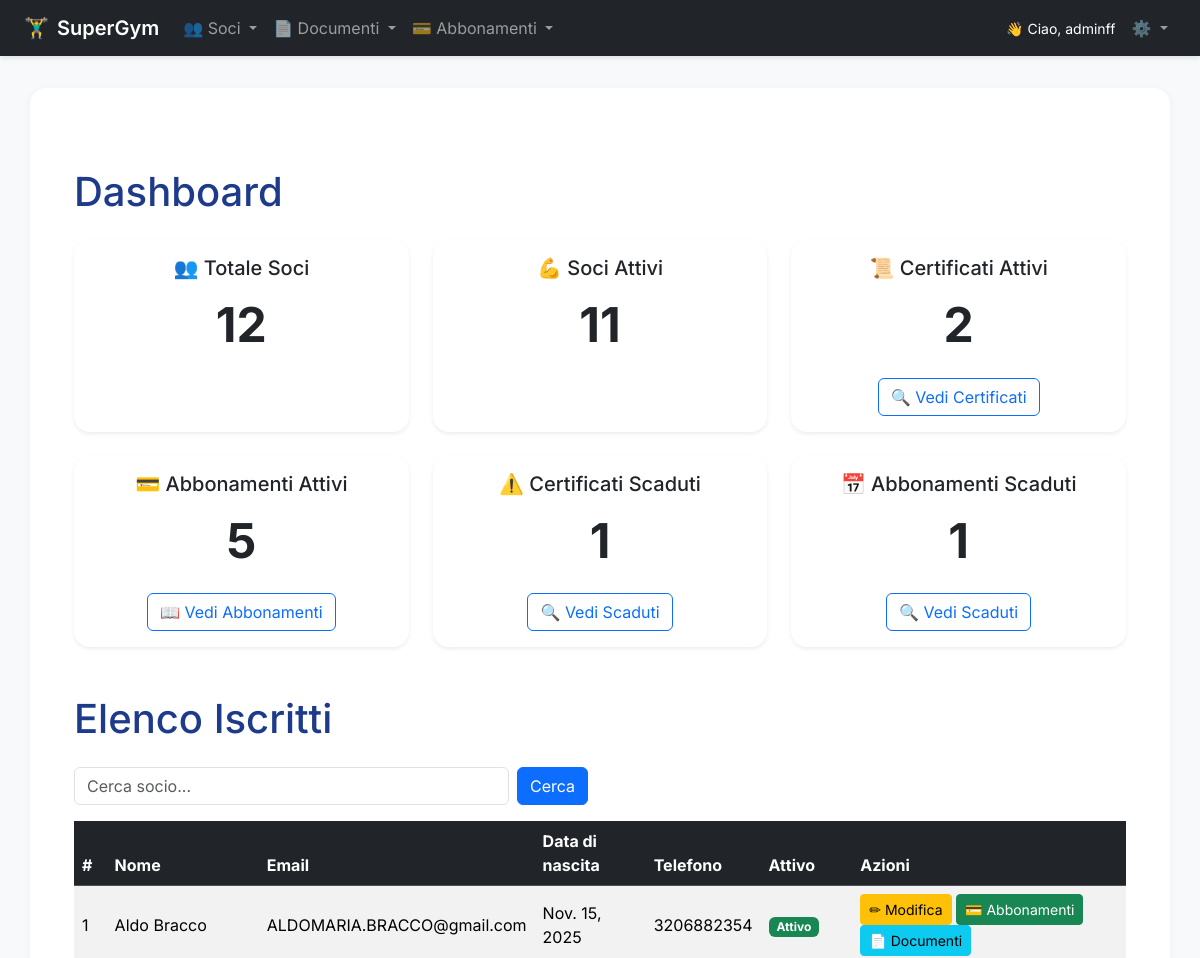
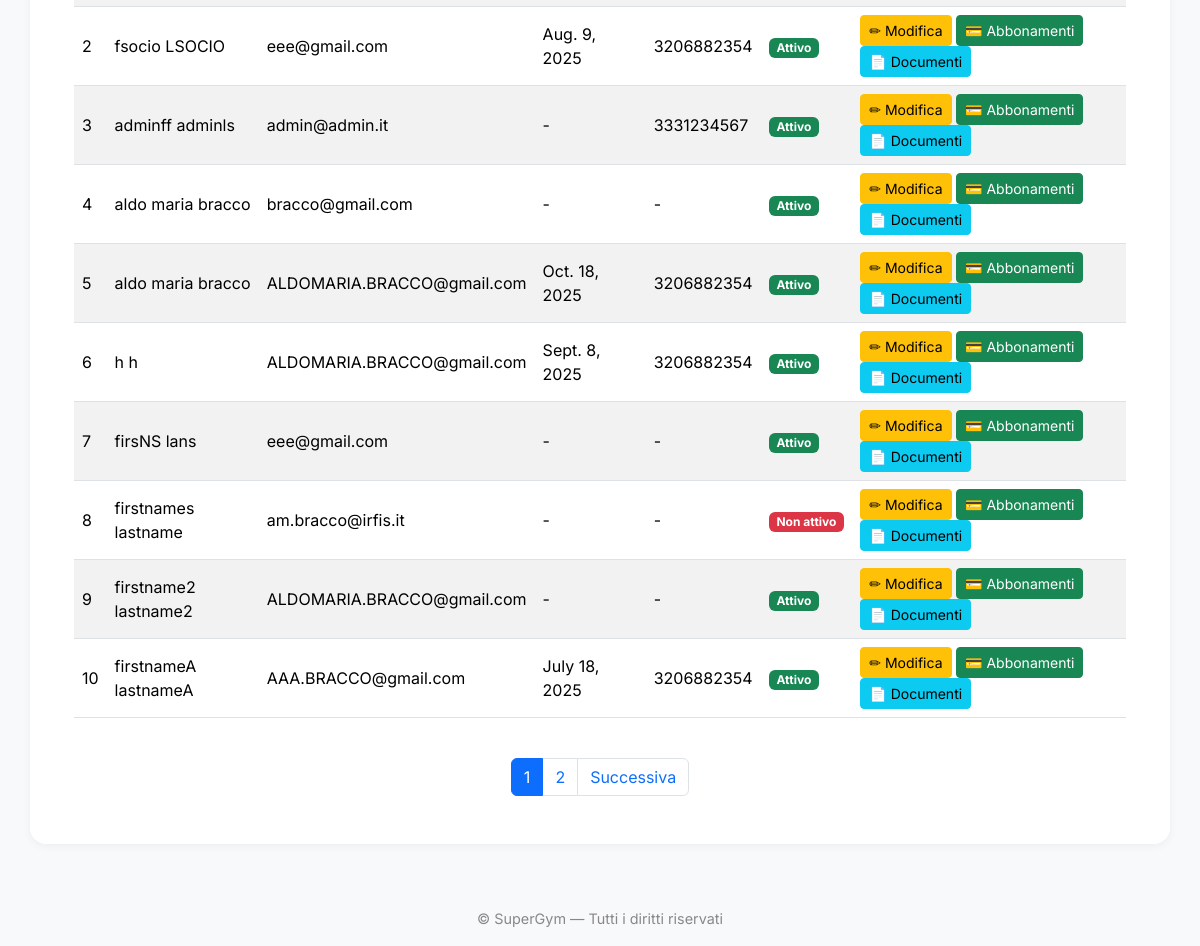
The page /dashboard/ (signed in) on the database as committed earlier (2 pictures, top to bottom).
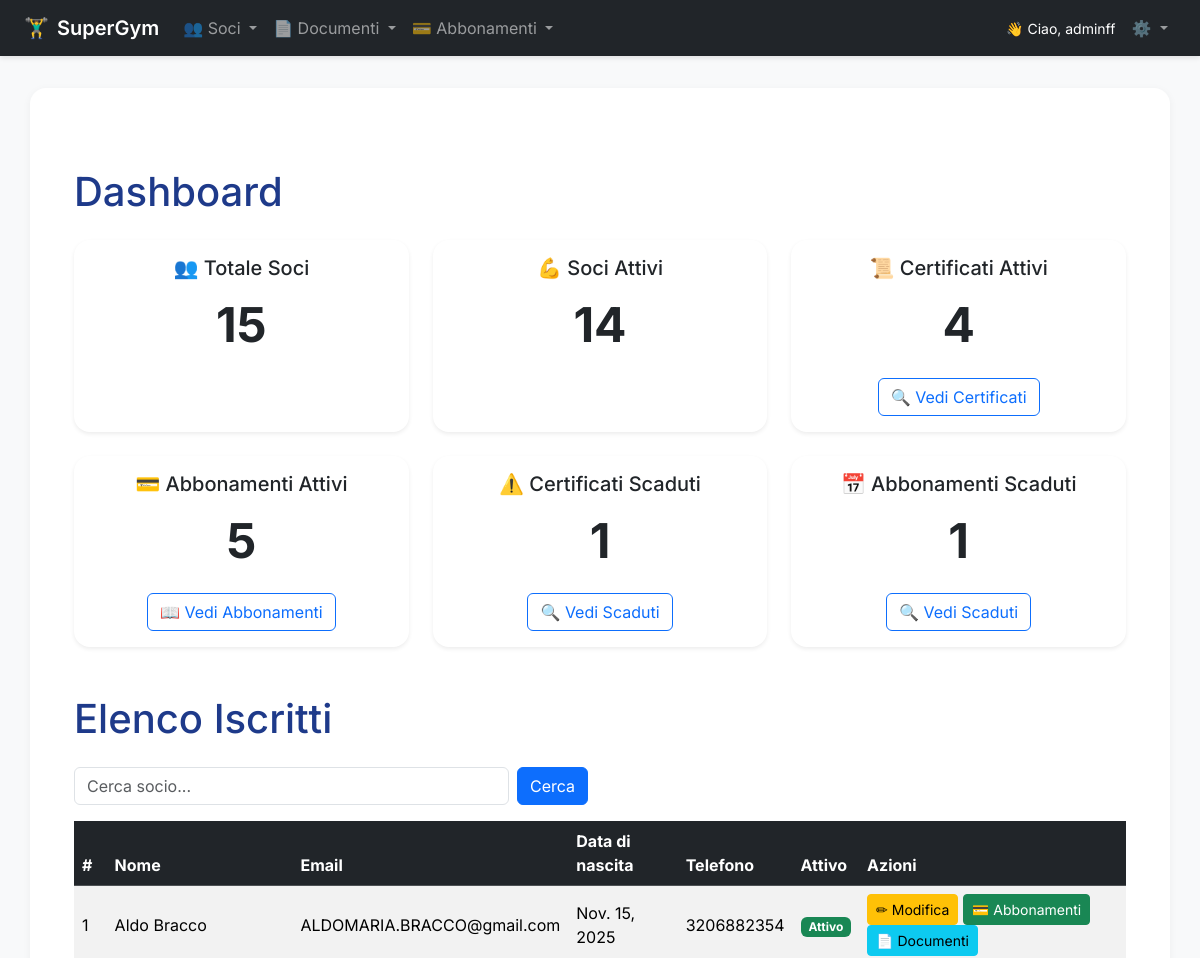
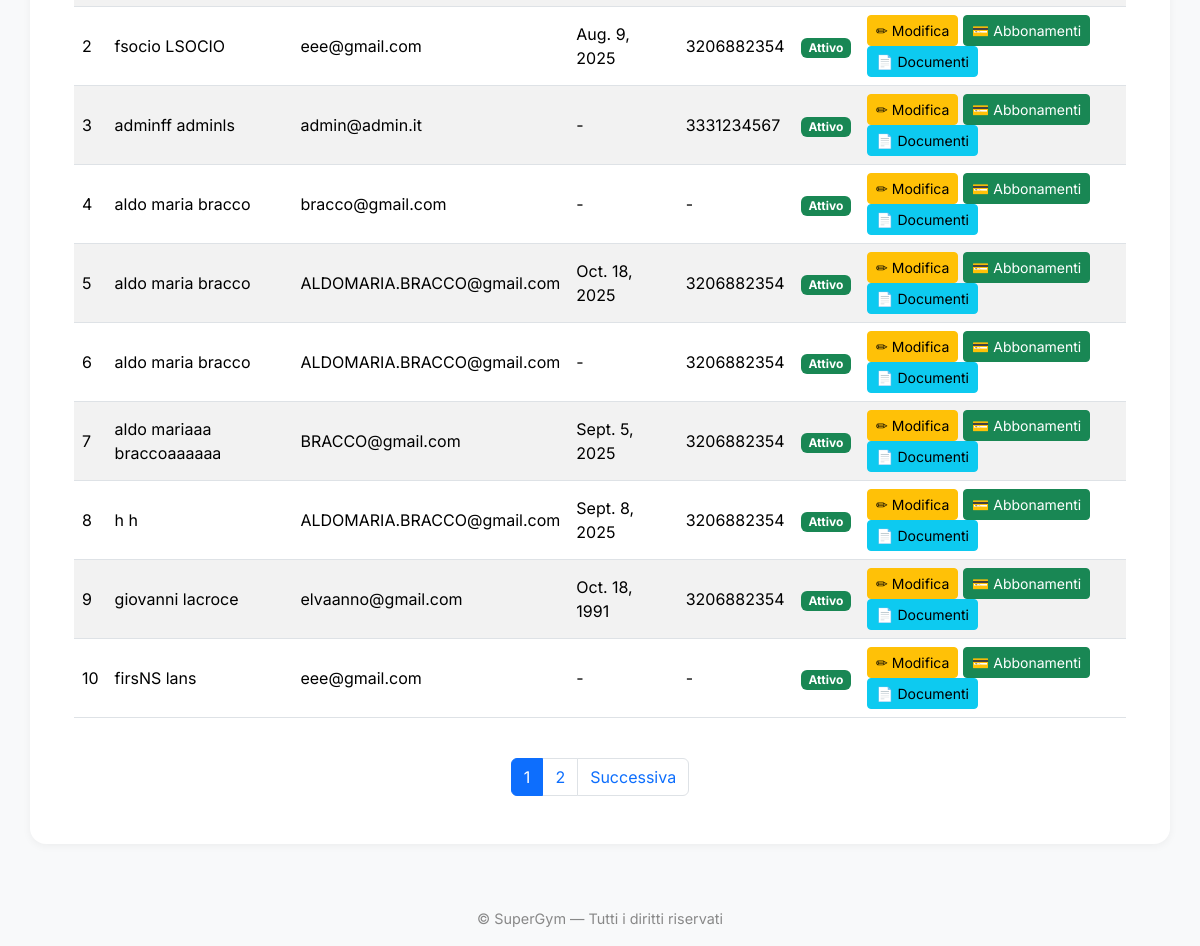
The same page on the database as committed later (2 pictures, top to bottom).
### members/models.py (models this page shows, shortened)
class Member(AbstractUser):
    first_name = models.CharField(_("Nome"), max_length=150, blank=False)
    last_name = models.CharField(_("Cognome"), max_length=150, blank=False)
    email = models.EmailField(_("Email"), blank=False)
    date_of_birth = models.DateField(_("Data di nascita"), null=True, blank=True)
    phone_number = models.CharField(_("Numero di telefono"), max_length=20, blank=True)
    address = models.CharField(_("Indirizzo"), max_length=255, blank=True)
    class Meta:
        verbose_name = _("Socio")
        verbose_name_plural = _("Soci")
        ordering = ['last_name', 'first_name']

### members/views.py (the view, shortened to what this page needs)
# urls.py: path('dashboard/', views.dashboard, name='dashboard'),
@login_required
def dashboard(request):
    user = request.user
    if user.is_staff or user.is_superuser:
        search_query = request.GET.get('q', '')
        members_qs = Member.objects.all()
        paginator = Paginator(members_qs.order_by('last_name', 'first_name'), 10)
        page_number = request.GET.get('page')
        members = paginator.get_page(page_number)
        total_members = Member.objects.count()
        active_members = Member.objects.filter(is_active=True).count()
        total_documents = MemberDocument.objects.count()
        today = timezone.now().date()
        expired_certificates = 0
        active_certificates = 0
        for member in Member.objects.all():
            latest_cert = member.documents.filter(document_type='MEDICAL_CERTIFICATE').order_by('-expiration_date').first()
            if latest_cert:
                if latest_cert.expiration_date and latest_cert.expiration_date < today:
                    expired_certificates += 1
                else:
                    active_certificates += 1
        from collections import defaultdict
        member_categories = defaultdict(dict)
        active_subscriptions = 0
        expired_subscriptions = 0
        for sub in Subscription.objects.select_related('member').all():
            member_id = sub.member.id
            category = sub.category
            if category not in member_categories[member_id] or sub.end_date > member_categories[member_id][category].end_date:
                member_categories[member_id][category] = sub
        for member_subs in member_categories.values():
            for sub in member_subs.values():
                if sub.start_date > today:
                    continue  # non ancora attivo
                elif sub.end_date < today:
                    expired_subscriptions += 1
                else:
                    active_subscriptions += 1
        total_subscriptions = Subscription.objects.count()
        context = {
            'members': members,
            'total_members': total_members,
            'active_members': active_members,
            'total_documents': total_documents,
            'expired_certificates': expired_certificates,
            'active_certificates': active_certificates,
            'total_subscriptions': total_subscriptions,
            'active_subscriptions': active_subscriptions,
            'expired_subscriptions': expired_subscriptions,
            'request': request,
        }
        return render(request, 'dashboard.html', context)

### templates/dashboard.html (shortened to what the changed rows need)
{% extends "base.html" %}
{% load static %}
{% block content %}
{% block head %}
<link href="{% static '/css/dashboard.css' %}" rel="stylesheet">
{% endblock %}
<div class="container mt-5">
    <h1 class="mb-4">Dashboard</h1>
        <div class="row g-4 mb-5">
        <div class="col-md-4 col-sm-6">
            <div class="card h-100 shadow-sm border-0 bg-gradient"
                 style="background: linear-gradient(135deg, #fff3cd, #ffe69c);">
                <div class="card-body text-center">
                    <h5 class="card-title mb-3">👥 Totale Soci</h5>
                    <p class="display-5 fw-bold">{{ total_members }}</p>
                </div>
            </div>
        </div>
        <div class="col-md-4 col-sm-6">
            <div class="card h-100 shadow-sm border-0 bg-gradient"
                 style="background: linear-gradient(135deg, #198754, #28a745);">
                <div class="card-body text-center">
                    <h5 class="card-title mb-3">💪 Soci Attivi</h5>
                    <p class="display-5 fw-bold">{{ active_members }}</p>
                </div>
            </div>
        </div>
        <div class="col-md-4 col-sm-6">
            <div class="card h-100 shadow-sm border-0 bg-gradient"
                 style="background: linear-gradient(135deg, #fff3cd, #ffe69c);">
                <div class="card-body text-center">
                    <h5 class="card-title mb-3">📜 Certificati Attivi</h5>
                    <p class="display-5 fw-bold">{{ active_certificates }}</p>
                    <a href="{% url 'members:medical_certificate_status' %}?status=Attivo"
                       class="btn btn-outline-primary mt-2">🔍 Vedi Certificati</a>
                </div>
            </div>
        </div>
    </div>
    <h1 class="mb-4">Elenco Iscritti</h1>
    <div class="row">
        <div class="col-12">
            <div class="table-responsive">
                <table class="table table-striped table-hover align-middle">
                    <thead class="table-dark">
                        <tr>
                            <th>#</th>
                            <th>Nome</th>
                            <th>Email</th>
                            <th>Data di nascita</th>
                            <th>Telefono</th>
                            <th>Attivo</th>
                            <th>Azioni</th>
                        </tr>
                    </thead>
                    <tbody>
                        {% for member in members %}
                        <tr>
                            <td>{{ forloop.counter0|add:members.start_index }}</td>
                            <td>{{ member.first_name }} {{ member.last_name }}</td>
                            <td>{{ member.email }}</td>
                            <td>{{ member.date_of_birth|default:"-" }}</td>
                            <td>{{ member.phone_number|default:"-" }}</td>
                            <td>
                                {% if member.is_active %}
                                    <span class="badge bg-success">Attivo</span>
                                {% else %}
                                    <span class="badge bg-danger">Non attivo</span>
                                {% endif %}
                            </td>
                            <td>
                                <a href="{% url 'members:edit_member' member.id %}" class="btn btn-sm btn-warning">✏ Modifica</a>
                                <a href="{% url 'members:subscription_list' member.id %}" class="btn btn-sm btn-success">💳 Abbonamenti</a>
                                <a href="{% url 'members:add_member_document' member.id %}" class="btn btn-sm btn-info">📄 Documenti</a>
                            </td>
                        </tr>
                        {% empty %}
                        <tr>
                            <td colspan="7" class="text-center">Nessun socio trovato.</td>
                        </tr>
                        {% endfor %}
                    </tbody>
                </table>
            </div>
        </div>
    </div>
    <div class="d-flex justify-content-center mt-4">
        <nav aria-label="Page navigation">
            <ul class="pagination">
                {% for num in members.paginator.page_range %}
                    {% if members.number == num %}
                    <li class="page-item active"><a class="page-link" href="#">{{ num }}</a></li>
                    {% else %}
                    <li class="page-item"><a class="page-link" href="?page={{ num }}{% if request.GET.q %}&q={{ request.GET.q }}{% endif %}">{{ num }}</a></li>
                    {% endif %}
                {% endfor %}
            </ul>
        </nav>
    </div>
</div>
{% endblock %}

### templates/base.html (shortened to what this page needs)
<!DOCTYPE html>
{% load static %}
<html lang="it">
<head>
    <link href="https://cdn.jsdelivr.net/npm/bootstrap@5.3.2/dist/css/bootstrap.min.css" rel="stylesheet">
    <link href="{% static '/css/style.css' %}" rel="stylesheet">
</head>
<body>
<nav class="navbar navbar-expand-lg navbar-dark bg-dark">
    <div class="container-fluid px-4">
        <a class="navbar-brand d-flex align-items-center" href="{% url 'dashboard' %}">
            🏋️‍♂️ <span class="ms-2">SuperGym</span>
        </a>
        <div class="collapse navbar-collapse" id="navbarContent">
            {% if user.is_authenticated %}
            {% if user.is_staff or user.is_superuser %}
            <ul class="navbar-nav me-auto mb-2 mb-lg-0">
                <li class="nav-item dropdown">
                    <a class="nav-link dropdown-toggle" href="#" id="membersDropdown" role="button" data-bs-toggle="dropdown" aria-expanded="false">
                        👥 Soci
                    </a>
                </li>
                <li class="nav-item dropdown">
                    <a class="nav-link dropdown-toggle" href="#" id="docsDropdown" role="button" data-bs-toggle="dropdown" aria-expanded="false">
                        📄 Documenti
                    </a>
                </li>
                <li class="nav-item dropdown">
                    <a class="nav-link dropdown-toggle" href="#" id="subsDropdown" role="button" data-bs-toggle="dropdown" aria-expanded="false">
                        💳 Abbonamenti
                    </a>
                </li>
            </ul>
            {% endif %}
            <ul class="navbar-nav ms-auto mb-2 mb-lg-0 align-items-center">
                <li class="nav-item me-2 text-white small">
                    👋 Ciao, {{ user.first_name|default:user.username }}
                </li>
                <li class="nav-item dropdown">
                    <a class="nav-link dropdown-toggle" href="#" id="systemDropdown" role="button" data-bs-toggle="dropdown" aria-expanded="false">
                        ⚙️
                    </a>
                </li>
            </ul>
            {% endif %}
        </div>
    </div>
</nav>
<main class="container main-container">
    {% block content %}{% endblock %}
</main>
<footer>
    © {{ now|date:"Y" }} SuperGym — Tutti i diritti riservati
</footer>
</body>
</html>

Rows that differ between the two databases and show on the page:
no longer on this page (row unchanged): Member: first_name "firstnames", last_name "lastname", email "am.bracco@irfis.it", date_of_birth "-", phone_number "-", is_active "Non attivo"
no longer on this page (row unchanged): Member: first_name "firstname2", last_name "lastname2", email "ALDOMARIA.BRACCO@gmail.com", date_of_birth "-", phone_number "-", is_active "Attivo"
no longer on this page (row unchanged): Member: first_name "firstnameA", last_name "lastnameA", email "AAA.BRACCO@gmail.com", date_of_birth "July 18, 2025", phone_number "3206882354", is_active "Attivo"
added Member: first_name "aldo maria", last_name "bracco", email "ALDOMARIA.BRACCO@gmail.com", date_of_birth "-", phone_number "3206882354", is_active "Attivo"
added Member: first_name "aldo mariaaa", last_name "braccoaaaaaa", email "BRACCO@gmail.com", date_of_birth "Sept. 5, 2025", phone_number "3206882354", is_active "Attivo"
added Member: first_name "giovanni", last_name "lacroce", email "elvaanno@gmail.com", date_of_birth "Oct. 18, 1991", phone_number "3206882354", is_active "Attivo"
Other text that changed with them:
{{ total_members }}: "12" → "15"
{{ active_members }}: "11" → "14"
{{ active_certificates }}: "2" → "4"
